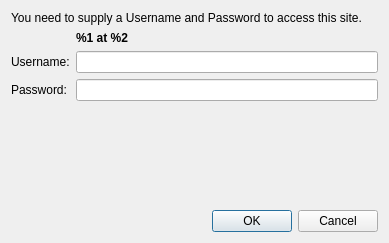
<ui version="4.0" >
 <class>Dialog</class>
 <widget class="QDialog" name="Dialog" >
  <property name="geometry" >
   <rect>
    <x>0</x>
    <y>0</y>
    <width>389</width>
    <height>243</height>
   </rect>
  </property>
  <property name="windowTitle" >
   <string>Http authentication required</string>
  </property>
  <layout class="QGridLayout" >
   <item row="0" column="0" colspan="2" >
    <widget class="QLabel" name="label" >
     <property name="text" >
      <string>You need to supply a Username and Password to access this site.</string>
     </property>
     <property name="wordWrap" >
      <bool>false</bool>
     </property>
    </widget>
   </item>
   <item row="2" column="0" >
    <widget class="QLabel" name="label_2" >
     <property name="text" >
      <string>Username:</string>
     </property>
    </widget>
   </item>
   <item row="2" column="1" >
    <widget class="QLineEdit" name="userEdit" />
   </item>
   <item row="3" column="0" >
    <widget class="QLabel" name="label_3" >
     <property name="text" >
      <string>Password:</string>
     </property>
    </widget>
   </item>
   <item row="3" column="1" >
    <widget class="QLineEdit" name="passwordEdit">
       <property name="echoMode">
        <enum>QLineEdit::Password</enum>
       </property>
    </widget>
   </item>
   <item row="5" column="0" colspan="2" >
    <widget class="QDialogButtonBox" name="buttonBox" >
     <property name="orientation" >
      <enum>Qt::Horizontal</enum>
     </property>
     <property name="standardButtons" >
      <set>QDialogButtonBox::Cancel|QDialogButtonBox::Ok</set>
     </property>
    </widget>
   </item>
   <item row="1" column="0" >
    <widget class="QLabel" name="label_4" >
     <property name="text" >
      <string></string>
     </property>
    </widget>
   </item>
   <item row="1" column="1" >
    <widget class="QLabel" name="siteDescription" >
     <property name="font" >
      <font>
       <weight>75</weight>
       <bold>true</bold>
      </font>
     </property>
     <property name="text" >
      <string>%1 at %2</string>
     </property>
     <property name="wordWrap" >
      <bool>true</bool>
     </property>
    </widget>
   </item>
   <item row="4" column="0" >
    <spacer>
     <property name="orientation" >
      <enum>Qt::Vertical</enum>
     </property>
     <property name="sizeHint" >
      <size>
       <width>20</width>
       <height>40</height>
      </size>
     </property>
    </spacer>
   </item>
  </layout>
 </widget>
 <resources/>
 <connections>
  <connection>
   <sender>buttonBox</sender>
   <signal>accepted()</signal>
   <receiver>Dialog</receiver>
   <slot>accept()</slot>
   <hints>
    <hint type="sourcelabel" >
     <x>248</x>
     <y>254</y>
    </hint>
    <hint type="destinationlabel" >
     <x>157</x>
     <y>274</y>
    </hint>
   </hints>
  </connection>
  <connection>
   <sender>buttonBox</sender>
   <signal>rejected()</signal>
   <receiver>Dialog</receiver>
   <slot>reject()</slot>
   <hints>
    <hint type="sourcelabel" >
     <x>316</x>
     <y>260</y>
    </hint>
    <hint type="destinationlabel" >
     <x>286</x>
     <y>274</y>
    </hint>
   </hints>
  </connection>
 </connections>
</ui>
